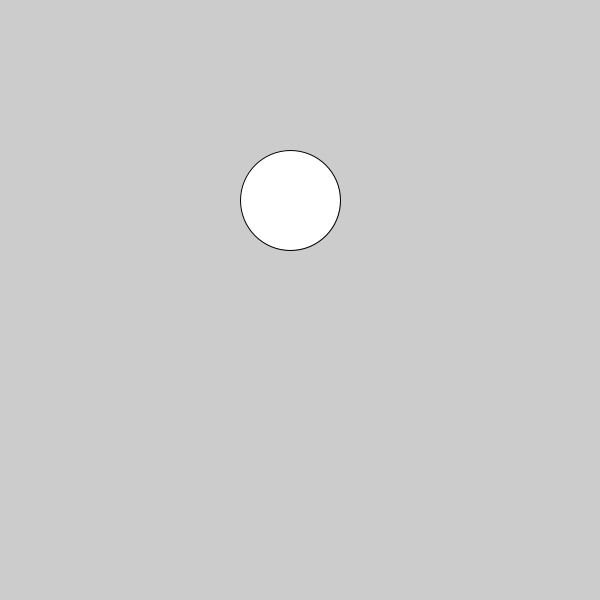
Frame 1 (no input)
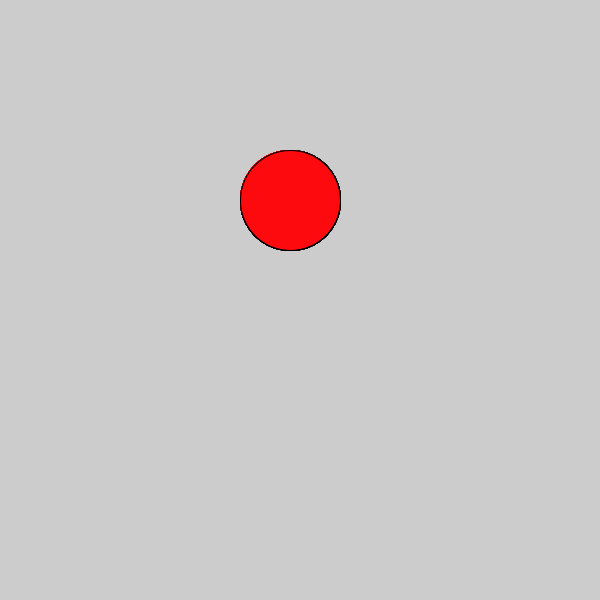
Frame 60 (the mouse pressed at the canvas centre just before this capture)
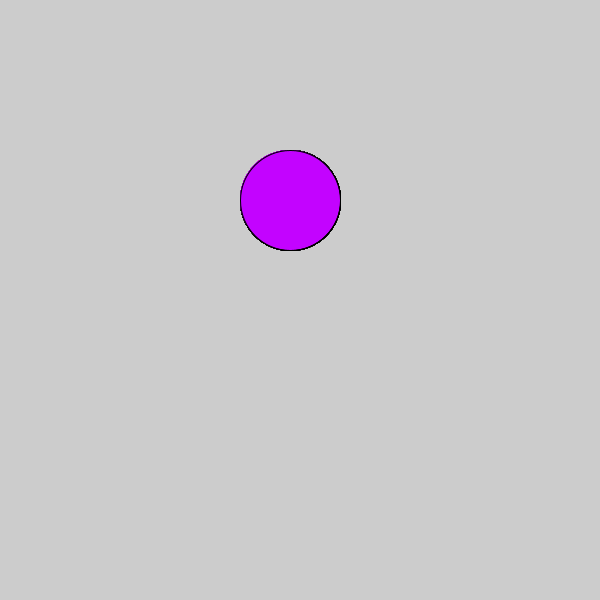
Frame 120 (the mouse held since frame 60 and released just before this capture)

The Processing sketch that drew these frames (run headless with seeded random() and noise(); from frame 60 on, the mouse is pressed at the canvas centre):

// Processing sketch: c_LogicalDot
// ── c_LogicalDot.pde

void setup() {
  
// 1. Set the size of the sketch. Make it 600 pixels square. 
size(600,600); 

}
void draw() {
  ellipse(290,200,100,100);
// 2. Draw an ellipse
// Run the program to make sure it works before moving on.


// 3. Change the color of the ellipse when the mouse is pressed.
//    Use the following code, but put your colors where indicated
//    Remember to use the   fill()  command to set colors.
 
if (mousePressed) {
 
   //  put one color here 
 fill(#C303FF); 
} else {
fill(#FC0A0E);  
   // put a different color here
  
}  
  
  
  
}
